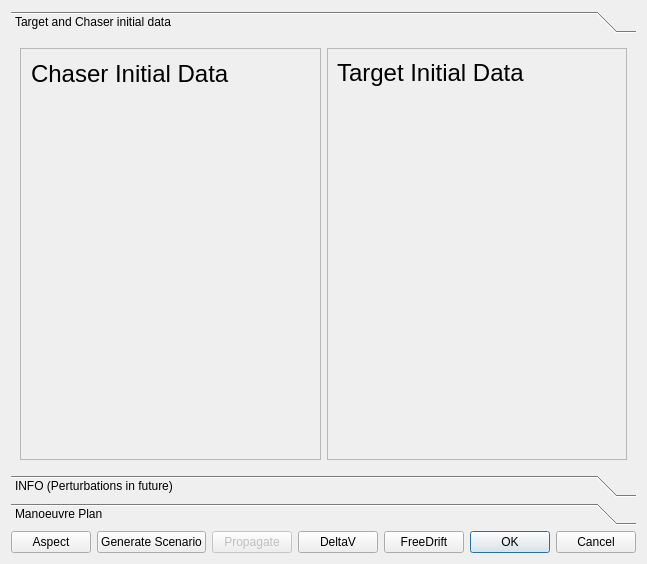
<?xml version="1.0" encoding="UTF-8"?>
<ui version="4.0">
 <class>rendezvousDialog</class>
 <widget class="QDialog" name="rendezvousDialog">
  <property name="geometry">
   <rect>
    <x>0</x>
    <y>0</y>
    <width>619</width>
    <height>564</height>
   </rect>
  </property>
  <property name="sizePolicy">
   <sizepolicy hsizetype="Preferred" vsizetype="Preferred">
    <horstretch>0</horstretch>
    <verstretch>0</verstretch>
   </sizepolicy>
  </property>
  <property name="acceptDrops">
   <bool>true</bool>
  </property>
  <property name="windowTitle">
   <string>RendezVous Wizard</string>
  </property>
  <layout class="QVBoxLayout" name="verticalLayout_2">
   <item>
    <layout class="QVBoxLayout" name="verticalLayout">
     <item>
      <widget class="QToolBox" name="toolBox">
       <widget class="QWidget" name="toolBoxPage1">
        <property name="geometry">
         <rect>
          <x>0</x>
          <y>0</y>
          <width>599</width>
          <height>430</height>
         </rect>
        </property>
        <attribute name="label">
         <string>Target and Chaser initial data</string>
        </attribute>
        <layout class="QHBoxLayout" name="horizontalLayout_2">
         <item>
          <widget class="QFrame" name="frame_2">
           <property name="frameShape">
            <enum>QFrame::StyledPanel</enum>
           </property>
           <property name="frameShadow">
            <enum>QFrame::Raised</enum>
           </property>
           <widget class="QLabel" name="label_6">
            <property name="geometry">
             <rect>
              <x>11</x>
              <y>11</y>
              <width>221</width>
              <height>29</height>
             </rect>
            </property>
            <property name="font">
             <font>
              <pointsize>18</pointsize>
             </font>
            </property>
            <property name="text">
             <string>Chaser Initial Data</string>
            </property>
           </widget>
          </widget>
         </item>
         <item>
          <widget class="QFrame" name="frame">
           <property name="frameShape">
            <enum>QFrame::StyledPanel</enum>
           </property>
           <property name="frameShadow">
            <enum>QFrame::Raised</enum>
           </property>
           <widget class="QLabel" name="label_5">
            <property name="geometry">
             <rect>
              <x>10</x>
              <y>10</y>
              <width>628</width>
              <height>29</height>
             </rect>
            </property>
            <property name="font">
             <font>
              <pointsize>18</pointsize>
             </font>
            </property>
            <property name="text">
             <string>Target Initial Data</string>
            </property>
           </widget>
          </widget>
         </item>
        </layout>
       </widget>
       <widget class="QWidget" name="toolBoxPage2">
        <property name="geometry">
         <rect>
          <x>0</x>
          <y>0</y>
          <width>599</width>
          <height>430</height>
         </rect>
        </property>
        <attribute name="label">
         <string>INFO (Perturbations in future)</string>
        </attribute>
        <layout class="QGridLayout" name="gridLayout_2">
         <item row="0" column="0">
          <widget class="QLabel" name="label_7">
           <property name="text">
            <string>Temporal Layout-- CHASER PROPAGATED DATA</string>
           </property>
          </widget>
         </item>
         <item row="0" column="1">
          <widget class="QLabel" name="label_8">
           <property name="text">
            <string>Temporal Layout-- TARGET PROPAGATED DATA</string>
           </property>
          </widget>
         </item>
         <item row="1" column="0">
          <widget class="QTextEdit" name="testTextEditChaser"/>
         </item>
         <item row="1" column="1">
          <widget class="QTextEdit" name="testTextEditTarget"/>
         </item>
        </layout>
       </widget>
       <widget class="QWidget" name="toolBoxPage3">
        <property name="geometry">
         <rect>
          <x>0</x>
          <y>0</y>
          <width>599</width>
          <height>430</height>
         </rect>
        </property>
        <attribute name="label">
         <string>Manoeuvre Plan</string>
        </attribute>
        <layout class="QGridLayout" name="gridLayout">
         <item row="0" column="0">
          <widget class="QLabel" name="label_4">
           <property name="font">
            <font>
             <pointsize>18</pointsize>
            </font>
           </property>
           <property name="text">
            <string>Manoeuvre List </string>
           </property>
          </widget>
         </item>
         <item row="0" column="1">
          <widget class="QLabel" name="label">
           <property name="font">
            <font>
             <pointsize>18</pointsize>
            </font>
           </property>
           <property name="text">
            <string>Scheduled Manoeuvres</string>
           </property>
          </widget>
         </item>
         <item row="1" column="0">
          <widget class="ManoeuvresTreeDrag" name="manoeuvreTree">
           <property name="minimumSize">
            <size>
             <width>219</width>
             <height>370</height>
            </size>
           </property>
           <property name="maximumSize">
            <size>
             <width>219</width>
             <height>370</height>
            </size>
           </property>
           <column>
            <property name="text">
             <string>Select manoeuvre (d&amp;d not available yet)</string>
            </property>
           </column>
           <item>
            <property name="text">
             <string>Free Drift</string>
            </property>
           </item>
           <item>
            <property name="text">
             <string>Single Boost</string>
            </property>
            <item>
             <property name="text">
              <string>Tangential</string>
             </property>
             <property name="flags">
              <set>ItemIsDragEnabled|ItemIsUserCheckable|ItemIsEnabled</set>
             </property>
            </item>
            <item>
             <property name="text">
              <string>Radial</string>
             </property>
             <property name="flags">
              <set>ItemIsDragEnabled|ItemIsUserCheckable|ItemIsEnabled</set>
             </property>
            </item>
            <item>
             <property name="text">
              <string>Lateral</string>
             </property>
             <property name="flags">
              <set>ItemIsDragEnabled|ItemIsUserCheckable|ItemIsEnabled</set>
             </property>
            </item>
            <item>
             <property name="text">
              <string>Full DeltaV</string>
             </property>
            </item>
           </item>
           <item>
            <property name="text">
             <string>Two pulse transfers</string>
            </property>
            <item>
             <property name="text">
              <string>Tangential Boost Transfers</string>
             </property>
             <item>
              <property name="text">
               <string>Along x-axis</string>
              </property>
              <property name="flags">
               <set>ItemIsDragEnabled|ItemIsUserCheckable|ItemIsEnabled</set>
              </property>
             </item>
             <item>
              <property name="text">
               <string>Hohmann Transfer</string>
              </property>
              <property name="flags">
               <set>ItemIsDragEnabled|ItemIsUserCheckable|ItemIsEnabled</set>
              </property>
             </item>
             <item>
              <property name="text">
               <string>90 degrees fly-around</string>
              </property>
              <property name="flags">
               <set>ItemIsDragEnabled|ItemIsUserCheckable|ItemIsEnabled</set>
              </property>
             </item>
            </item>
            <item>
             <property name="text">
              <string>Radial boost Transfers</string>
             </property>
             <item>
              <property name="text">
               <string>Transfer along x-axis</string>
              </property>
              <property name="flags">
               <set>ItemIsDragEnabled|ItemIsUserCheckable|ItemIsEnabled</set>
              </property>
             </item>
             <item>
              <property name="text">
               <string>90 degrees radial fly-around</string>
              </property>
              <property name="flags">
               <set>ItemIsDragEnabled|ItemIsUserCheckable|ItemIsEnabled</set>
              </property>
             </item>
             <item>
              <property name="text">
               <string>360 degrees radial fly-around</string>
              </property>
              <property name="flags">
               <set>ItemIsDragEnabled|ItemIsUserCheckable|ItemIsEnabled</set>
              </property>
             </item>
            </item>
           </item>
           <item>
            <property name="text">
             <string>Constant force trajectories</string>
            </property>
            <item>
             <property name="text">
              <string>Hold Points outside V-bar</string>
             </property>
             <property name="flags">
              <set>ItemIsDragEnabled|ItemIsUserCheckable|ItemIsEnabled</set>
             </property>
            </item>
            <item>
             <property name="text">
              <string>Straight lines trajectories</string>
             </property>
             <item>
              <property name="text">
               <string>V-bar</string>
              </property>
              <property name="flags">
               <set>ItemIsDragEnabled|ItemIsUserCheckable|ItemIsEnabled</set>
              </property>
             </item>
             <item>
              <property name="text">
               <string>R-bar</string>
              </property>
              <property name="flags">
               <set>ItemIsDragEnabled|ItemIsUserCheckable|ItemIsEnabled</set>
              </property>
             </item>
            </item>
            <item>
             <property name="text">
              <string>Constant force transfers</string>
             </property>
             <item>
              <property name="text">
               <string>Tangential</string>
              </property>
              <property name="flags">
               <set>ItemIsDragEnabled|ItemIsUserCheckable|ItemIsEnabled</set>
              </property>
             </item>
             <item>
              <property name="text">
               <string>Radial</string>
              </property>
              <property name="flags">
               <set>ItemIsDragEnabled|ItemIsUserCheckable|ItemIsEnabled</set>
              </property>
             </item>
            </item>
           </item>
          </widget>
         </item>
         <item row="1" column="1">
          <widget class="QToolBox" name="toolBox_2">
           <property name="currentIndex">
            <number>2</number>
           </property>
           <widget class="QWidget" name="page_1">
            <property name="geometry">
             <rect>
              <x>0</x>
              <y>0</y>
              <width>356</width>
              <height>296</height>
             </rect>
            </property>
            <attribute name="label">
             <string>Phasing Stage</string>
            </attribute>
            <widget class="QTableWidget" name="tableWidget">
             <property name="geometry">
              <rect>
               <x>10</x>
               <y>10</y>
               <width>341</width>
               <height>281</height>
              </rect>
             </property>
             <row>
              <property name="text">
               <string>NAME</string>
              </property>
             </row>
             <row>
              <property name="text">
               <string>INIT TIME</string>
              </property>
             </row>
             <row>
              <property name="text">
               <string>END TIME</string>
              </property>
             </row>
             <row>
              <property name="text">
               <string>INIT POS</string>
              </property>
             </row>
             <row>
              <property name="text">
               <string>END POS</string>
              </property>
             </row>
             <row>
              <property name="text">
               <string>DELTAV</string>
              </property>
             </row>
             <column>
              <property name="text">
               <string>1</string>
              </property>
             </column>
             <column>
              <property name="text">
               <string>2</string>
              </property>
             </column>
             <column>
              <property name="text">
               <string>3</string>
              </property>
             </column>
             <column>
              <property name="text">
               <string>4</string>
              </property>
             </column>
            </widget>
           </widget>
           <widget class="QWidget" name="page_2">
            <property name="geometry">
             <rect>
              <x>0</x>
              <y>0</y>
              <width>356</width>
              <height>296</height>
             </rect>
            </property>
            <attribute name="label">
             <string>Long Range Stage</string>
            </attribute>
            <widget class="QTableWidget" name="tableWidget_2">
             <property name="geometry">
              <rect>
               <x>10</x>
               <y>0</y>
               <width>341</width>
               <height>281</height>
              </rect>
             </property>
             <row>
              <property name="text">
               <string>NAME</string>
              </property>
             </row>
             <row>
              <property name="text">
               <string>INIT TIME</string>
              </property>
             </row>
             <row>
              <property name="text">
               <string>END TIME</string>
              </property>
             </row>
             <row>
              <property name="text">
               <string>INIT POS</string>
              </property>
             </row>
             <row>
              <property name="text">
               <string>END POS</string>
              </property>
             </row>
             <row>
              <property name="text">
               <string>DELTAV</string>
              </property>
             </row>
             <column>
              <property name="text">
               <string>1</string>
              </property>
             </column>
             <column>
              <property name="text">
               <string>2</string>
              </property>
             </column>
             <column>
              <property name="text">
               <string>3</string>
              </property>
             </column>
             <column>
              <property name="text">
               <string>4</string>
              </property>
             </column>
            </widget>
           </widget>
           <widget class="QWidget" name="page_3">
            <property name="geometry">
             <rect>
              <x>0</x>
              <y>0</y>
              <width>356</width>
              <height>296</height>
             </rect>
            </property>
            <attribute name="label">
             <string>Close Range Stage</string>
            </attribute>
            <widget class="ScheduledTableManoeuvres" name="tableWidget_3">
             <property name="geometry">
              <rect>
               <x>10</x>
               <y>0</y>
               <width>341</width>
               <height>281</height>
              </rect>
             </property>
             <row>
              <property name="text">
               <string>NAME</string>
              </property>
             </row>
             <row>
              <property name="text">
               <string>INIT TIME</string>
              </property>
             </row>
             <row>
              <property name="text">
               <string>END TIME</string>
              </property>
             </row>
             <row>
              <property name="text">
               <string>INIT POS</string>
              </property>
             </row>
             <row>
              <property name="text">
               <string>END POS</string>
              </property>
             </row>
             <row>
              <property name="text">
               <string>DELTAV</string>
              </property>
             </row>
             <column>
              <property name="text">
               <string>1</string>
              </property>
             </column>
             <column>
              <property name="text">
               <string>2</string>
              </property>
             </column>
             <column>
              <property name="text">
               <string>3</string>
              </property>
             </column>
             <column>
              <property name="text">
               <string>4</string>
              </property>
             </column>
            </widget>
           </widget>
          </widget>
         </item>
        </layout>
       </widget>
      </widget>
     </item>
    </layout>
   </item>
   <item>
    <layout class="QHBoxLayout" name="horizontalLayout">
     <item>
      <widget class="QPushButton" name="pushButton">
       <property name="text">
        <string>Aspect</string>
       </property>
      </widget>
     </item>
     <item>
      <widget class="QPushButton" name="generatePB">
       <property name="text">
        <string>Generate Scenario</string>
       </property>
      </widget>
     </item>
     <item>
      <widget class="QPushButton" name="propagatePB">
       <property name="enabled">
        <bool>false</bool>
       </property>
       <property name="text">
        <string>Propagate</string>
       </property>
      </widget>
     </item>
     <item>
      <widget class="QPushButton" name="deltaVPB">
       <property name="text">
        <string>DeltaV</string>
       </property>
      </widget>
     </item>
     <item>
      <widget class="QPushButton" name="freeDriftPB">
       <property name="text">
        <string>FreeDrift</string>
       </property>
      </widget>
     </item>
     <item>
      <widget class="QDialogButtonBox" name="buttonBox">
       <property name="orientation">
        <enum>Qt::Horizontal</enum>
       </property>
       <property name="standardButtons">
        <set>QDialogButtonBox::Cancel|QDialogButtonBox::Ok</set>
       </property>
      </widget>
     </item>
    </layout>
   </item>
  </layout>
 </widget>
 <customwidgets>
  <customwidget>
   <class>ManoeuvresTreeDrag</class>
   <extends>QTreeWidget</extends>
   <header location="global">./sta-src/RendezVous/manoeuvrestreedrag.h</header>
  </customwidget>
  <customwidget>
   <class>ScheduledTableManoeuvres</class>
   <extends>QTableWidget</extends>
   <header location="global">./sta-src/RendezVous/scheduledtablemanoeuvres.h</header>
  </customwidget>
 </customwidgets>
 <resources/>
 <connections>
  <connection>
   <sender>buttonBox</sender>
   <signal>rejected()</signal>
   <receiver>rendezvousDialog</receiver>
   <slot>reject()</slot>
   <hints>
    <hint type="sourcelabel">
     <x>316</x>
     <y>260</y>
    </hint>
    <hint type="destinationlabel">
     <x>286</x>
     <y>274</y>
    </hint>
   </hints>
  </connection>
  <connection>
   <sender>buttonBox</sender>
   <signal>accepted()</signal>
   <receiver>rendezvousDialog</receiver>
   <slot>accept()</slot>
   <hints>
    <hint type="sourcelabel">
     <x>248</x>
     <y>254</y>
    </hint>
    <hint type="destinationlabel">
     <x>157</x>
     <y>274</y>
    </hint>
   </hints>
  </connection>
 </connections>
</ui>
